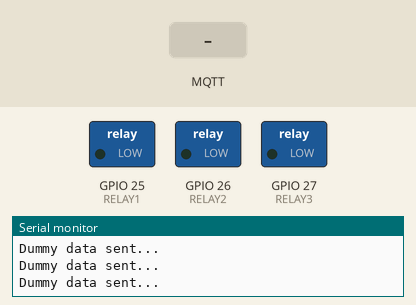
This sketch was run on a simulated ESP32. On the bench: switched loads named in the sketch (green lamp = pin HIGH), the last lines printed to the serial monitor. Inputs (shaded band) come from the test bench. WiFi joins after 1.5 s; servers stay silent unless stated; random numbers use the default seed unless the sketch sets one; no MQTT or app messages arrive unless stated.

Above: at 2.7 s.
2.8 s: MQTT message "ON" arrives on the first subscribed topic
At 3.6 s:
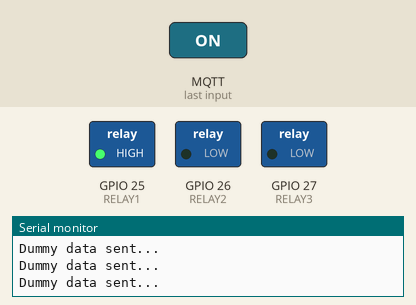
4.4 s: MQTT message "ON" arrives on the second subscribed topic
At 5.4 s:
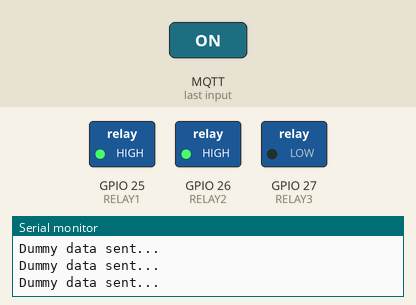
5.9 s: MQTT message "OFF" arrives on the first subscribed topic
At 7.1 s:
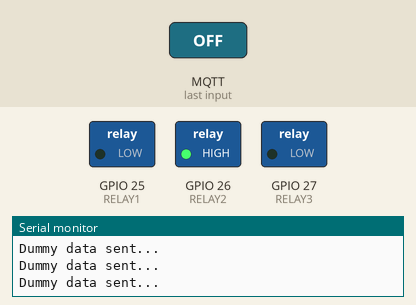
7.5 s: MQTT message "ON" arrives on the third subscribed topic
At 8.7 s:
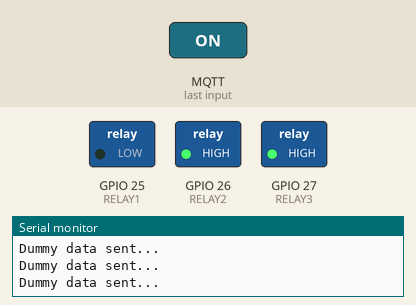
9.0 s: MQTT message "OFF" arrives on the second subscribed topic
At 9.4 s:
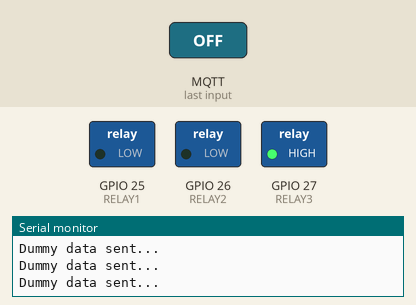
10.5 s: MQTT message "OFF" arrives on the third subscribed topic
At 11.0 s:
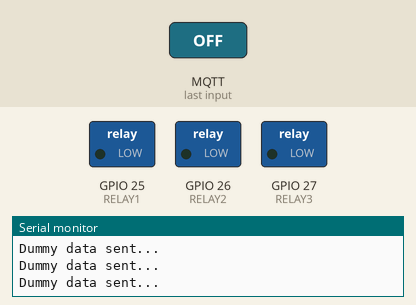
Timing chart, 0 to 13.0 s (numbered marks = the images above; inputs shaded):
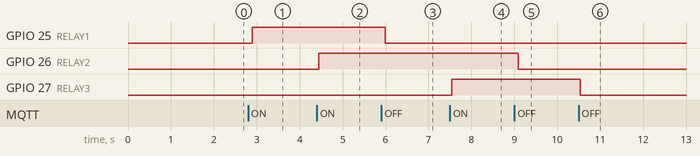

Measured:
- after the input at 2.8 s, GPIO 25 (RELAY1): LOW → HIGH after 0.10 s
- after the input at 4.4 s, GPIO 26 (RELAY2): LOW → HIGH after 0.05 s
- after the input at 5.9 s, GPIO 25 (RELAY1): HIGH → LOW after 0.10 s
- after the input at 7.5 s, GPIO 27 (RELAY3): LOW → HIGH after 0.05 s
- after the input at 9.0 s, GPIO 26 (RELAY2): HIGH → LOW after 0.10 s
- after the input at 10.5 s, GPIO 27 (RELAY3): HIGH → LOW at once

The sketch:

tes_masquito.ino
```cpp
#include <WiFi.h>
#include <PubSubClient.h>

// ====== Konfigurasi WiFi ======
const char* ssid = "wifi-iot";
const char* password = "password-iot";

// ====== Konfigurasi MQTT ======
const char* mqttServer = "test.mosquitto.org";
const int mqttPort = 1883;
WiFiClient espClient;
PubSubClient client(espClient);

// ====== Topik MQTT ======
String topicBase = "SatriaSensors773546";

String ldrPath   = topicBase + "/ldr";
String tmpPath   = topicBase + "/suhu";
String humPath   = topicBase + "/kelembaban";
String humtPath1 = topicBase + "/kelembaban_tanah_1";
String humtPath2 = topicBase + "/kelembaban_tanah_2";
String humtPath3 = topicBase + "/kelembaban_tanah_3";

String relay1Path = topicBase + "/relay1";
String relay2Path = topicBase + "/relay2";
String relay3Path = topicBase + "/relay3";

// ====== GPIO Relay ======
#define RELAY1 25
#define RELAY2 26
#define RELAY3 27

// ====== Fungsi koneksi WiFi ======
void setupWiFi() {
  Serial.print("Connecting to ");
  Serial.println(ssid);

  WiFi.begin(ssid, password);
  while (WiFi.status() != WL_CONNECTED) {
    delay(500);
    Serial.print(".");
  }

  Serial.println("\nWiFi connected");
  Serial.print("IP address: ");
  Serial.println(WiFi.localIP());
}

// ====== Callback saat ada pesan MQTT ======
void MQTTcallback(char* topic, byte* payload, unsigned int length) {
  String message;
  for (int i = 0; i < length; i++) {
    message += (char)payload[i];
  }

  Serial.print("Message [");
  Serial.print(topic);
  Serial.print("] = ");
  Serial.println(message);

  // Relay1
  if (String(topic) == relay1Path) {
    if (message == "ON") {
      digitalWrite(RELAY1, HIGH);
      Serial.println("Relay 1 ON");
    } else if (message == "OFF") {
      digitalWrite(RELAY1, LOW);
      Serial.println("Relay 1 OFF");
    }
  }

  // Relay2
  if (String(topic) == relay2Path) {
    if (message == "ON") {
      digitalWrite(RELAY2, HIGH);
      Serial.println("Relay 2 ON");
    } else if (message == "OFF") {
      digitalWrite(RELAY2, LOW);
      Serial.println("Relay 2 OFF");
    }
  }

  // Relay3
  if (String(topic) == relay3Path) {
    if (message == "ON") {
      digitalWrite(RELAY3, HIGH);
      Serial.println("Relay 3 ON");
    } else if (message == "OFF") {
      digitalWrite(RELAY3, LOW);
      Serial.println("Relay 3 OFF");
    }
  }
}

// ====== Koneksi ke MQTT Broker ======
void reconnect() {
  while (!client.connected()) {
    Serial.print("Attempting MQTT connection...");
    if (client.connect("SatriaSensors_ESP32")) {
      Serial.println("connected");

      // subscribe semua topik relay
      client.subscribe(relay1Path.c_str());
      client.subscribe(relay2Path.c_str());
      client.subscribe(relay3Path.c_str());

      // test
      client.publish("esp/test", "Hello from ESP32");
      client.subscribe("esp/test");
    } else {
      Serial.print("failed, rc=");
      Serial.print(client.state());
      Serial.println(" try again in 5 seconds");
      delay(5000);
    }
  }
}

// ====== Kirim data MQTT ======
void send_mosquito(String path, float pesan) {
  client.publish(path.c_str(), String(pesan).c_str());
}

void setup() {
  Serial.begin(115200);
  setupWiFi();
  client.setServer(mqttServer, mqttPort);
  client.setCallback(MQTTcallback);

  // Relay sebagai output
  pinMode(RELAY1, OUTPUT);
  pinMode(RELAY2, OUTPUT);
  pinMode(RELAY3, OUTPUT);

  // default relay mati
  digitalWrite(RELAY1, LOW);
  digitalWrite(RELAY2, LOW);
  digitalWrite(RELAY3, LOW);
}

void loop() {
  if (!client.connected()) {
    reconnect();
  }
  client.loop();

  // kirim dummy data tiap 2 detik
  send_mosquito(ldrPath, random(100, 900));
  send_mosquito(tmpPath, random(20, 35));
  send_mosquito(humPath, random(40, 80));
  send_mosquito(humtPath1, random(20, 60));
  send_mosquito(humtPath2, random(20, 60));
  send_mosquito(humtPath3, random(20, 60));

  Serial.println("Dummy data sent...");
  delay(100);
}
```
